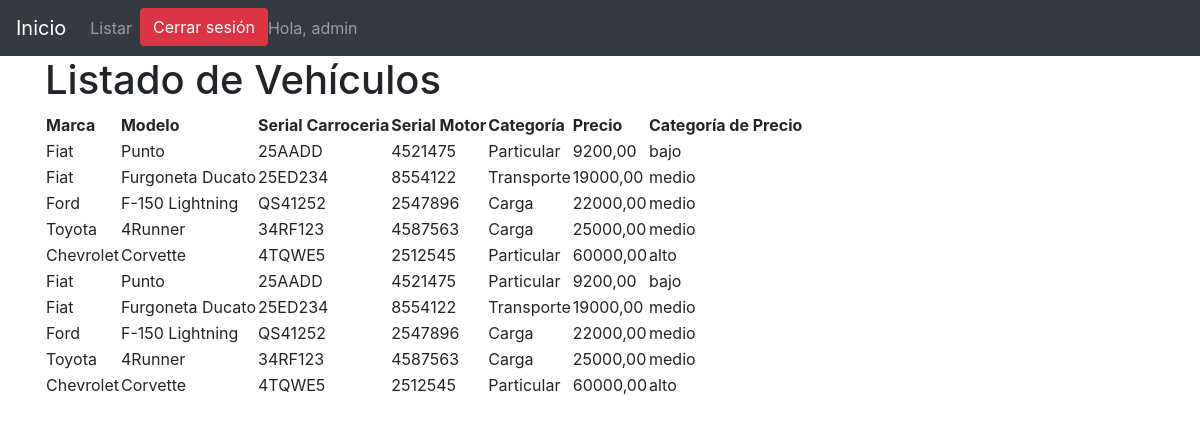
Screenshot of /vehiculo/listar/ (signed in) with the database file from the repository.
### vehiculo/models.py (models this page shows, shortened)
class CustomUser(AbstractUser):
    class Meta:
        permissions= [
            ("view_listar","Puede ver la lista de vehiculos"),
        ]

class Vehiculo(models.Model):
    MARCAS = [
        ('Fiat', 'Fiat'),
        ('Chevrolet', 'Chevrolet'),
        ('Ford', 'Ford'),
        ('Toyota', 'Toyota'),
    ]
    CATEGORIAS = [
        ('Particular', 'Particular'),
        ('Transporte', 'Transporte'),
        ('Carga', 'Carga'),
    ]
    marca = models.CharField(max_length=20, choices=MARCAS, default='Ford')
    modelo = models.CharField(max_length=100)
    serial_carroceria = models.CharField(max_length=50)
    serial_motor = models.CharField(max_length=50)
    categoria = models.CharField(max_length=20, choices=CATEGORIAS, default='Particular')
    precio = models.DecimalField(max_digits=10, decimal_places=2)
    fecha_creacion = models.DateTimeField(auto_now_add=True)
    fecha_modificacion = models.DateTimeField(auto_now=True)

### vehiculo/views.py (the view)
# urls.py: path('vehiculo/listar/', views.listar_vehiculos, name='listar_vehiculos'),
@permission_required('vehiculo.view_listar', raise_exception=True)
def listar_vehiculos(request):
    vehiculos = Vehiculo.objects.all()
    vehiculos_con_categoria = []
    for vehiculo in vehiculos:
        if vehiculo.precio <= 10000:
            categoria_precio = 'bajo'
        elif 10000 < vehiculo.precio <= 30000:
            categoria_precio = 'medio'
        else:
            categoria_precio = 'alto'
        vehiculos_con_categoria.append({
            'vehiculo': vehiculo,
            'categoria_precio': categoria_precio
        })
    context = {'vehiculos': vehiculos_con_categoria}
    return render(request, 'vehiculo/listar_vehiculo.html', context)

### vehiculo/templates/vehiculo/listar_vehiculo.html (shortened to what this page needs)
{% extends 'vehiculo/base.html' %}
{% block content %}
    <h1>Listado de Vehículos</h1>
    <table>
        <thead>
            <tr>
                <th>Marca</th>
                <th>Modelo</th>
                <th>Serial Carroceria</th>
                <th>Serial Motor</th>
                <th>Categoría</th>
                <th>Precio</th>
                <th>Categoría de Precio</th>
            </tr>
        </thead>
        <tbody>
            {% for item in vehiculos %}
            <tr>
                <td>{{ item.vehiculo.marca }}</td>
                <td>{{ item.vehiculo.modelo }}</td>
                <td>{{ item.vehiculo.serial_carroceria }}</td>
                <td>{{ item.vehiculo.serial_motor }}</td>
                <td>{{ item.vehiculo.categoria }}</td>
                <td>{{ item.vehiculo.precio }}</td>
                <td>{{ item.categoria_precio }}</td>
            </tr>
            {% empty %}
            <tr>
                <td colspan="7">No hay vehículos disponibles.</td>
            </tr>
            {% endfor %}
        </tbody>
    </table>
{% endblock %}

### vehiculo/templates/vehiculo/base.html (shortened to what this page needs)
<!DOCTYPE html>
<html lang="es">
<head>
    <link rel="stylesheet" href="https://maxcdn.bootstrapcdn.com/bootstrap/4.5.2/css/bootstrap.min.css">
</head>
<body>
    <nav class="navbar navbar-expand-lg navbar-dark bg-dark">
        <a class="navbar-brand" href="{% url 'index' %}">Inicio</a>
        <div class="collapse navbar-collapse">
            <ul class="navbar-nav">
                <li class="nav-item">
                    <a class="nav-link" href="{% url 'listar_vehiculos' %}">Listar</a>
                </li>
                {% if user.is_authenticated %}
                    <li class="nav-item">
                        <form method="POST" action="{% url 'logout' %}">
                            <button type="submit" class="btn btn-danger">Cerrar sesión</button>
                        </form>
                    </li>
                {% else %}
                    <li class="nav-item">
                        <a class="nav-link" href="{% url 'login' %}">Iniciar sesión</a>
                    </li>
                {% endif %}
                {% if user.is_authenticated %}
                <ul class="navbar-nav ms-auto justify-content-end">
                    <li class="nav-item">
                        <span class="navbar-text">Hola, {{ user.username }}</span>
                    </li>
                {% endif %}
            </ul>
        </div>
    </nav>
    <div class="container">
        {% block content %}
        {% endblock %}
    </div>
</body>
</html>

### rows the page displays
CustomUser: username "admin"
Vehiculo: vehiculo.marca "Fiat", vehiculo.modelo "Punto", vehiculo.serial_carroceria "25AADD", vehiculo.serial_motor "4521475", vehiculo.categoria "Particular", vehiculo.precio "9200,00", categoria_precio "bajo"
Vehiculo: vehiculo.marca "Fiat", vehiculo.modelo "Furgoneta Ducato", vehiculo.serial_carroceria "25ED234", vehiculo.serial_motor "8554122", vehiculo.categoria "Transporte", vehiculo.precio "19000,00", categoria_precio "medio"
Vehiculo: vehiculo.marca "Ford", vehiculo.modelo "F-150 Lightning", vehiculo.serial_carroceria "QS41252", vehiculo.serial_motor "2547896", vehiculo.categoria "Carga", vehiculo.precio "22000,00", categoria_precio "medio"
Vehiculo: vehiculo.marca "Toyota", vehiculo.modelo "4Runner", vehiculo.serial_carroceria "34RF123", vehiculo.serial_motor "4587563", vehiculo.categoria "Carga", vehiculo.precio "25000,00", categoria_precio "medio"
Vehiculo: vehiculo.marca "Chevrolet", vehiculo.modelo "Corvette", vehiculo.serial_carroceria "4TQWE5", vehiculo.serial_motor "2512545", vehiculo.categoria "Particular", vehiculo.precio "60000,00", categoria_precio "alto"
Vehiculo: vehiculo.marca "Fiat", vehiculo.modelo "Punto", vehiculo.serial_carroceria "25AADD", vehiculo.serial_motor "4521475", vehiculo.categoria "Particular", vehiculo.precio "9200,00", categoria_precio "bajo"
Vehiculo: vehiculo.marca "Fiat", vehiculo.modelo "Furgoneta Ducato", vehiculo.serial_carroceria "25ED234", vehiculo.serial_motor "8554122", vehiculo.categoria "Transporte", vehiculo.precio "19000,00", categoria_precio "medio"
Vehiculo: vehiculo.marca "Ford", vehiculo.modelo "F-150 Lightning", vehiculo.serial_carroceria "QS41252", vehiculo.serial_motor "2547896", vehiculo.categoria "Carga", vehiculo.precio "22000,00", categoria_precio "medio"
Vehiculo: vehiculo.marca "Toyota", vehiculo.modelo "4Runner", vehiculo.serial_carroceria "34RF123", vehiculo.serial_motor "4587563", vehiculo.categoria "Carga", vehiculo.precio "25000,00", categoria_precio "medio"
Vehiculo: vehiculo.marca "Chevrolet", vehiculo.modelo "Corvette", vehiculo.serial_carroceria "4TQWE5", vehiculo.serial_motor "2512545", vehiculo.categoria "Particular", vehiculo.precio "60000,00", categoria_precio "alto"
